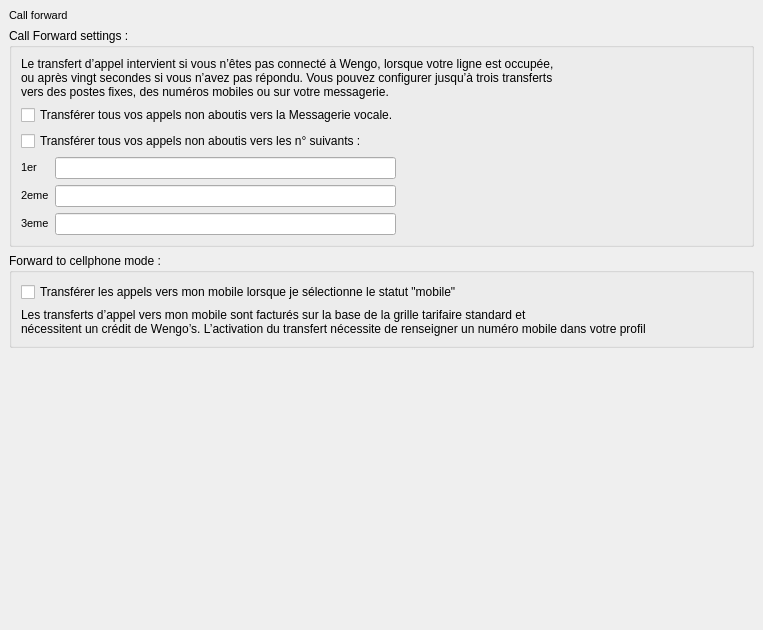
<ui version="4.0" >
 <author></author>
 <comment></comment>
 <exportmacro></exportmacro>
 <class>Form</class>
 <widget class="QWidget" name="Form" >
  <property name="geometry" >
   <rect>
    <x>0</x>
    <y>0</y>
    <width>763</width>
    <height>630</height>
   </rect>
  </property>
  <property name="windowTitle" >
   <string>Form</string>
  </property>
  <layout class="QGridLayout" >
   <property name="margin" >
    <number>9</number>
   </property>
   <property name="spacing" >
    <number>6</number>
   </property>
   <item row="0" column="0" >
    <widget class="QLabel" name="label" >
     <property name="text" >
      <string>&lt;html>&lt;head>&lt;meta name="qrichtext" content="1" />&lt;/head>&lt;body style=" white-space: pre-wrap; font-family:MS Shell Dlg; font-size:8.25pt; font-weight:400; font-style:normal; text-decoration:none;">&lt;p style=" margin-top:0px; margin-bottom:0px; margin-left:0px; margin-right:0px; -qt-block-indent:0; text-indent:0px;">&lt;span style=" font-size:8pt;">Call forward&lt;/span>&lt;/p>&lt;/body>&lt;/html></string>
     </property>
    </widget>
   </item>
   <item row="1" column="0" >
    <widget class="QGroupBox" name="groupBox" >
     <property name="title" >
      <string>Call Forward settings :</string>
     </property>
     <layout class="QGridLayout" >
      <property name="margin" >
       <number>9</number>
      </property>
      <property name="spacing" >
       <number>6</number>
      </property>
      <item row="0" column="0" colspan="2" >
       <widget class="QLabel" name="label_2" >
        <property name="text" >
         <string>Le transfert d’appel intervient si vous n’êtes pas connecté à Wengo, lorsque votre ligne est occupée, 
ou après vingt secondes si vous n’avez pas répondu. Vous pouvez configurer jusqu’à trois transferts 
vers des postes fixes, des numéros mobiles ou sur votre messagerie. </string>
        </property>
       </widget>
      </item>
      <item row="3" column="0" >
       <layout class="QGridLayout" >
        <property name="margin" >
         <number>0</number>
        </property>
        <property name="spacing" >
         <number>6</number>
        </property>
        <item row="2" column="1" >
         <widget class="QLineEdit" name="phoneNumber3Edit" />
        </item>
        <item row="0" column="1" >
         <widget class="QLineEdit" name="phoneNumber1Edit" />
        </item>
        <item row="2" column="0" >
         <widget class="QLabel" name="label_5" >
          <property name="text" >
           <string>&lt;html>&lt;head>&lt;meta name="qrichtext" content="1" />&lt;/head>&lt;body style=" white-space: pre-wrap; font-family:MS Shell Dlg; font-size:8.25pt; font-weight:400; font-style:normal; text-decoration:none;">&lt;p style=" margin-top:0px; margin-bottom:0px; margin-left:0px; margin-right:0px; -qt-block-indent:0; text-indent:0px;">&lt;span style=" font-size:8pt;">3eme&lt;/span>&lt;/p>&lt;/body>&lt;/html></string>
          </property>
         </widget>
        </item>
        <item row="0" column="0" >
         <widget class="QLabel" name="label_3" >
          <property name="text" >
           <string>&lt;html>&lt;head>&lt;meta name="qrichtext" content="1" />&lt;/head>&lt;body style=" white-space: pre-wrap; font-family:MS Shell Dlg; font-size:8.25pt; font-weight:400; font-style:normal; text-decoration:none;">&lt;p style=" margin-top:0px; margin-bottom:0px; margin-left:0px; margin-right:0px; -qt-block-indent:0; text-indent:0px;">&lt;span style=" font-size:8pt;">1er&lt;/span>&lt;/p>&lt;/body>&lt;/html></string>
          </property>
         </widget>
        </item>
        <item row="1" column="1" >
         <widget class="QLineEdit" name="phoneNumber2Edit" />
        </item>
        <item row="1" column="0" >
         <widget class="QLabel" name="label_4" >
          <property name="text" >
           <string>&lt;html>&lt;head>&lt;meta name="qrichtext" content="1" />&lt;/head>&lt;body style=" white-space: pre-wrap; font-family:MS Shell Dlg; font-size:8.25pt; font-weight:400; font-style:normal; text-decoration:none;">&lt;p style=" margin-top:0px; margin-bottom:0px; margin-left:0px; margin-right:0px; -qt-block-indent:0; text-indent:0px;">&lt;span style=" font-size:8pt;">2eme&lt;/span>&lt;/p>&lt;/body>&lt;/html></string>
          </property>
         </widget>
        </item>
        <item row="1" column="2" >
         <spacer>
          <property name="orientation" >
           <enum>Qt::Horizontal</enum>
          </property>
          <property name="sizeHint" >
           <size>
            <width>40</width>
            <height>20</height>
           </size>
          </property>
         </spacer>
        </item>
       </layout>
      </item>
      <item row="1" column="0" >
       <widget class="QCheckBox" name="forwardCallCheckBox" >
        <property name="text" >
         <string>Transférer tous vos appels non aboutis vers la Messagerie vocale. </string>
        </property>
       </widget>
      </item>
      <item row="2" column="0" >
       <widget class="QCheckBox" name="forwardAllCallCheckBox" >
        <property name="text" >
         <string>Transférer tous vos appels non aboutis vers les n° suivants :</string>
        </property>
       </widget>
      </item>
     </layout>
    </widget>
   </item>
   <item row="2" column="0" >
    <widget class="QGroupBox" name="groupBox_2" >
     <property name="title" >
      <string>Forward to cellphone mode :</string>
     </property>
     <layout class="QGridLayout" >
      <property name="margin" >
       <number>9</number>
      </property>
      <property name="spacing" >
       <number>6</number>
      </property>
      <item row="1" column="0" >
       <widget class="QLabel" name="label_6" >
        <property name="text" >
         <string>Les transferts d’appel vers mon mobile sont facturés sur la base de la grille tarifaire standard et 
nécessitent un crédit de Wengo’s. L’activation du transfert nécessite de renseigner un numéro mobile dans votre profil</string>
        </property>
       </widget>
      </item>
      <item row="0" column="0" >
       <widget class="QCheckBox" name="forwardCallMobilCheckBox" >
        <property name="text" >
         <string>Transférer les appels vers mon mobile lorsque je sélectionne le statut "mobile"</string>
        </property>
       </widget>
      </item>
     </layout>
    </widget>
   </item>
   <item row="3" column="0" >
    <spacer>
     <property name="orientation" >
      <enum>Qt::Vertical</enum>
     </property>
     <property name="sizeHint" >
      <size>
       <width>20</width>
       <height>40</height>
      </size>
     </property>
    </spacer>
   </item>
  </layout>
 </widget>
 <pixmapfunction></pixmapfunction>
 <resources/>
 <connections/>
</ui>
